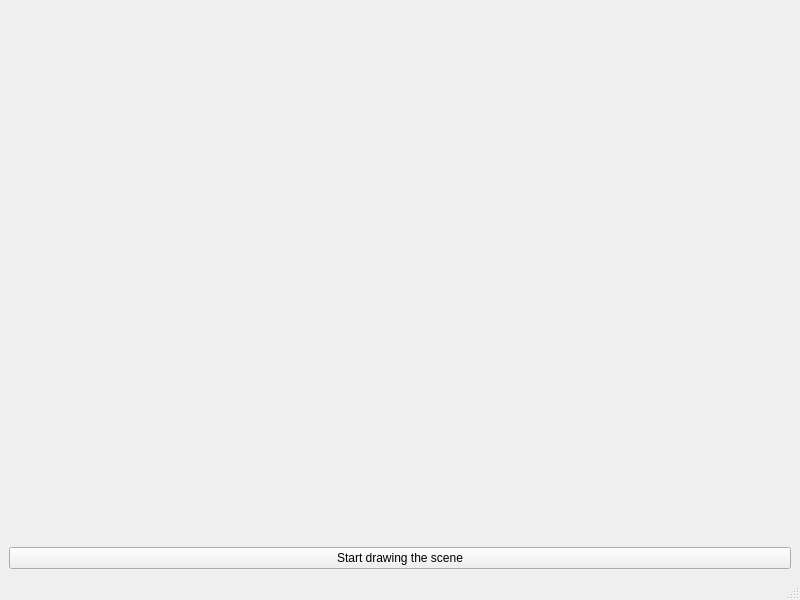
<?xml version="1.0" encoding="UTF-8"?>
<ui version="4.0">
 <class>MainWindow</class>
 <widget class="QMainWindow" name="MainWindow">
  <property name="geometry">
   <rect>
    <x>0</x>
    <y>0</y>
    <width>800</width>
    <height>600</height>
   </rect>
  </property>
  <property name="windowTitle">
   <string>MainWindow</string>
  </property>
  <widget class="QWidget" name="centralwidget">
   <layout class="QGridLayout" name="baseGridLayout">
    <item row="1" column="0">
     <widget class="QPushButton" name="btn">
      <property name="text">
       <string>Start drawing the scene</string>
      </property>
     </widget>
    </item>
    <item row="0" column="0">
     <widget class="Renderer" name="openGLWidget" native="true"/>
    </item>
   </layout>
  </widget>
  <widget class="QStatusBar" name="statusbar"/>
 </widget>
 <customwidgets>
  <customwidget>
   <class>Renderer</class>
   <extends>QWidget</extends>
   <header>renderer/Renderer.h</header>
  </customwidget>
 </customwidgets>
 <resources/>
 <connections>
  <connection>
   <sender>btn</sender>
   <signal>clicked()</signal>
   <receiver>MainWindow</receiver>
   <slot>onRenderStarted()</slot>
   <hints>
    <hint type="sourcelabel">
     <x>399</x>
     <y>556</y>
    </hint>
    <hint type="destinationlabel">
     <x>399</x>
     <y>299</y>
    </hint>
   </hints>
  </connection>
 </connections>
 <slots>
  <slot>onRenderStarted()</slot>
 </slots>
</ui>
